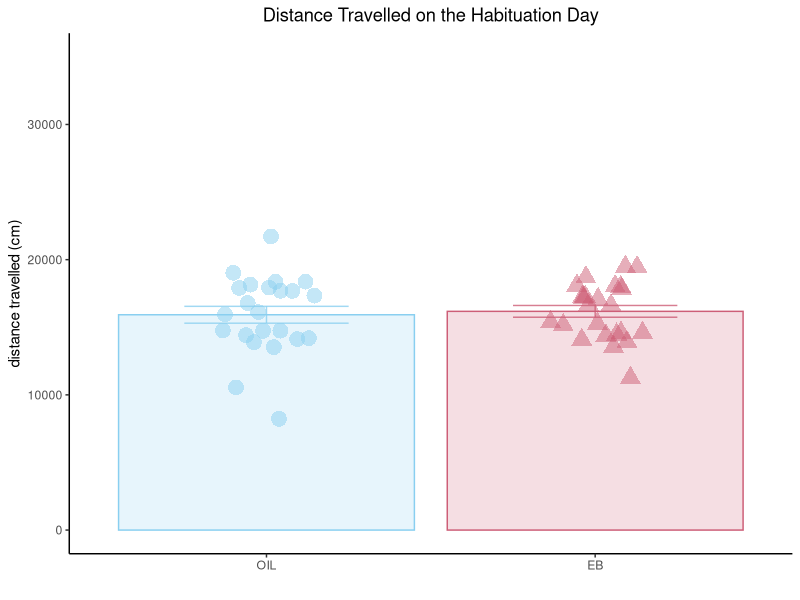
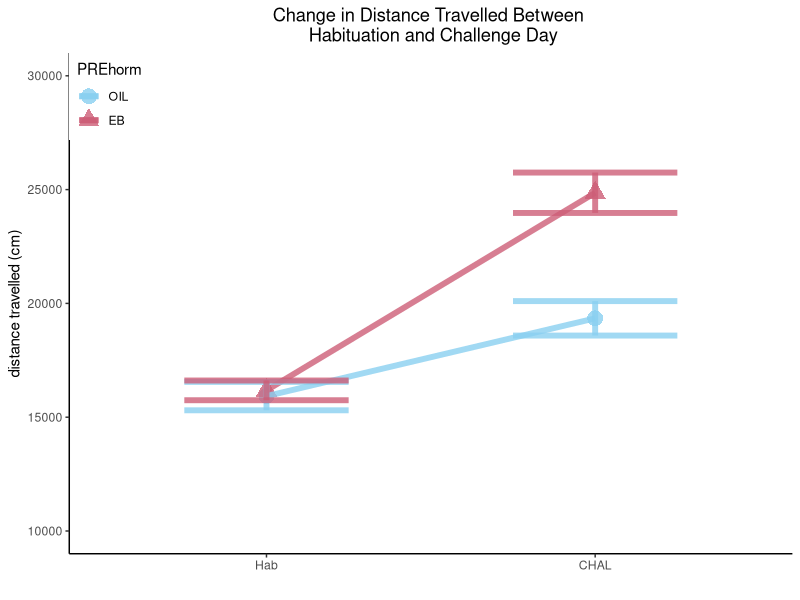
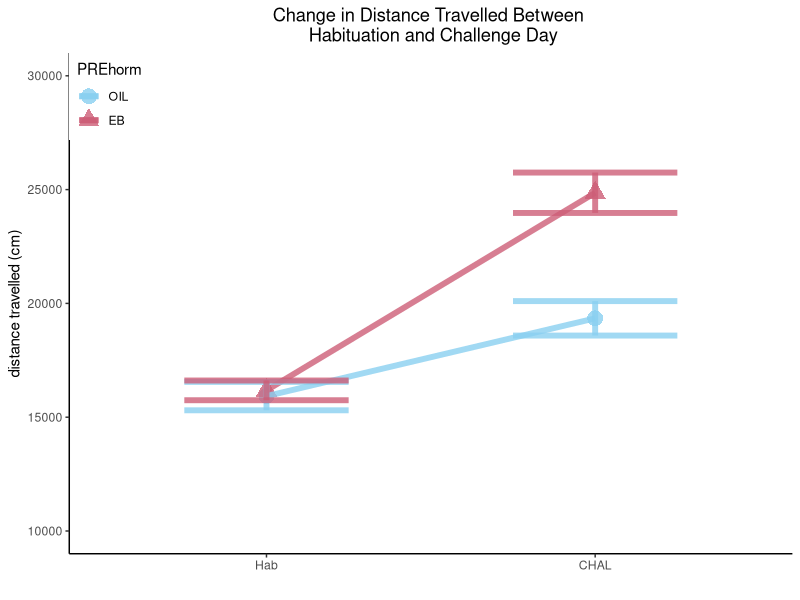

R code for these plots, in order: (Note: this script raises an error after producing the figures.)
## ---- chunk 1
require("knitr")
options(htmltools.dir.version = FALSE)
## ---- chunk 2
library(tidyverse) # The tidyverse contains ggplot2.
library(reshape2) # for the melt function.
## ---- chunk 3
data <- read_csv("EB_Rats_Nicotine_Sensitization.csv") # get data

data$PREhorm = factor(data$PREhorm, 
                      levels=c(0,1),
                      labels=c("OIL","EB"))

data$CHALhorm = factor(data$CHALhorm,
                      levels=c(0,1),
                      labels=c("OIL","EB"))
## ---- chunk 4
head(data)
## ---- chunk 5
data %>% # take the data, AND THEN
  select(c("ID","PREhorm","Hab")) %>% # select columns of interest
  group_by(PREhorm) %>% # Group by between-sub variable
  summarise(n=n(), # Count the number of individuals per group
            mean=mean(Hab), # Calculate the mean for each group 
            sd=sd(Hab))%>% # Calculate sd for each group
  mutate(se=sd/sqrt(n-1)) %>% # Calculate se for each group
  ggplot(aes(x=PREhorm,y=mean,colour=PREhorm,fill=PREhorm))+ # base layer ggplot
  geom_bar(stat="identity",alpha=0.2)+ # add bars
  geom_errorbar(aes(x=PREhorm,ymin=mean-se,ymax=mean+se), # add error bars (se)
                width=0.5,alpha=0.8)+
  scale_colour_manual(values=c("#89CFF0","#CD5E77"))+ # select colours
  scale_fill_manual(values=c("#89CFF0","#CD5E77"))+
  theme_classic()+ # adjust theme
  theme(legend.position = "none")+ # remove useless legend
  theme(plot.title = element_text(hjust=0.5))+ # center title
  ylim(0,35000)+ # limits of the y-axis
  labs(y="distance travelled (cm)", # chart labels 
       x="",
       title="Distance Travelled on the Habituation Day")+
  geom_jitter(data=data, # Add individual points
              aes(x=PREhorm,y=Hab,shape=PREhorm,colour=PREhorm),
              width=0.15,size=5,alpha=0.5)
## ---- chunk 6
data %>% # take the data, AND THEN
  select(c("ID","PREhorm","Hab","CHAL")) %>% # select columns of interest
  melt(id.vars=c("ID","PREhorm")) %>% # Switch data to long form
  group_by(PREhorm,variable) %>% # Group by between-sub variable
  summarise(n=n(), # Count the number of individuals per group
            mean=mean(value), # Calculate the mean for each group 
            sd=sd(value))%>% # Calculate sd for each group
  mutate(se=sd/sqrt(n-1)) %>%
  ggplot(aes(x=variable,y=mean,colour=PREhorm,shape=PREhorm,group=PREhorm))+
  geom_point(size=5,alpha=0.8)+
  geom_line(size=2, alpha=0.8)+
  geom_errorbar(aes(x=variable,ymin=mean-se,ymax=mean+se),size=2,width=0.5,alpha=0.8)+
  scale_colour_manual(values=c("#89CFF0","#CD5E77"))+ # select colours
  theme_classic()+ # adjust theme
  theme(legend.position = c(0,1),legend.justification = c(0,1))+ # remove useless legend
  theme(plot.title = element_text(hjust=0.5))+ # center title
  ylim(10000,30000)+
  labs(y="distance travelled (cm)",
       x="",
       title="Change in Distance Travelled Between \n Habituation and Challenge Day")

## ---- chunk 7
a <- data %>% # take the data, AND THEN
  select(c("ID","PREhorm","Hab","CHAL")) %>% # select columns of interest
  melt(id.vars=c("ID","PREhorm")) %>% # Switch data to long form
  group_by(PREhorm,variable) %>% # Group by between-sub variable
  summarise(n=n(), # Count the number of individuals per group
            mean=mean(value), # Calculate the mean for each group 
            sd=sd(value))%>% # Calculate sd for each group
  mutate(se=sd/sqrt(n-1)) %>%
  ggplot(aes(x=variable,y=mean,colour=PREhorm,shape=PREhorm,group=PREhorm))+
  geom_point(size=5,alpha=0.8)+
  geom_line(size=2, alpha=0.8)+
  geom_errorbar(aes(x=variable,ymin=mean-se,ymax=mean+se),size=2,width=0.5,alpha=0.8)+
  scale_colour_manual(values=c("#89CFF0","#CD5E77"))+ # select colours
  theme_classic()+ # adjust theme
  theme(legend.position = c(0,1),legend.justification = c(0,1))+ # remove useless legend
  theme(plot.title = element_text(hjust=0.5))+ # center title
  ylim(10000,30000)+
  labs(y="distance travelled (cm)",
       x="",
       title="Change in Distance Travelled Between \n Habituation and Challenge Day")

# Save the image 4in tall by 4in wide, high quality (dpi=300)
ggsave("example_image.png",a,height=4,width=4,dpi=300)
## ---- chunk 8
knitr::include_graphics("example_image.png")
